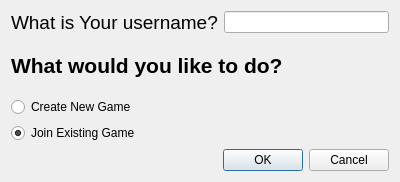
<?xml version="1.0" encoding="UTF-8"?>
<ui version="4.0">
 <class>DetermineRoleDialog</class>
 <widget class="QDialog" name="DetermineRoleDialog">
  <property name="geometry">
   <rect>
    <x>0</x>
    <y>0</y>
    <width>400</width>
    <height>182</height>
   </rect>
  </property>
  <property name="windowTitle">
   <string>Dialog</string>
  </property>
  <layout class="QHBoxLayout" name="horizontalLayout_3">
   <item>
    <layout class="QVBoxLayout" name="verticalLayout_2">
     <item>
      <layout class="QHBoxLayout" name="horizontalLayout_2">
       <item>
        <widget class="QLabel" name="label_2">
         <property name="frameShape">
          <enum>QFrame::NoFrame</enum>
         </property>
         <property name="text">
          <string>&lt;html&gt;&lt;head/&gt;&lt;body&gt;&lt;p&gt;&lt;span style=&quot; font-size:14pt;&quot;&gt;What is Your username?&lt;/span&gt;&lt;/p&gt;&lt;/body&gt;&lt;/html&gt;</string>
         </property>
        </widget>
       </item>
       <item>
        <widget class="QLineEdit" name="userName"/>
       </item>
      </layout>
     </item>
     <item>
      <widget class="QLabel" name="label">
       <property name="text">
        <string>&lt;html&gt;&lt;head/&gt;&lt;body&gt;&lt;p&gt;&lt;span style=&quot; font-size:16pt; font-weight:600;&quot;&gt;What would you like to do?&lt;/span&gt;&lt;/p&gt;&lt;/body&gt;&lt;/html&gt;</string>
       </property>
      </widget>
     </item>
     <item>
      <layout class="QHBoxLayout" name="horizontalLayout">
       <item>
        <layout class="QVBoxLayout" name="verticalLayout">
         <item>
          <widget class="QRadioButton" name="createGame">
           <property name="text">
            <string>Create New Game</string>
           </property>
          </widget>
         </item>
         <item>
          <widget class="QRadioButton" name="joinGame">
           <property name="text">
            <string>Join Existing Game</string>
           </property>
           <property name="checked">
            <bool>true</bool>
           </property>
          </widget>
         </item>
        </layout>
       </item>
       <item>
        <spacer name="horizontalSpacer">
         <property name="orientation">
          <enum>Qt::Horizontal</enum>
         </property>
         <property name="sizeHint" stdset="0">
          <size>
           <width>40</width>
           <height>20</height>
          </size>
         </property>
        </spacer>
       </item>
      </layout>
     </item>
     <item>
      <widget class="QDialogButtonBox" name="buttonBox">
       <property name="orientation">
        <enum>Qt::Horizontal</enum>
       </property>
       <property name="standardButtons">
        <set>QDialogButtonBox::Cancel|QDialogButtonBox::Ok</set>
       </property>
      </widget>
     </item>
    </layout>
   </item>
  </layout>
 </widget>
 <resources/>
 <connections/>
</ui>
